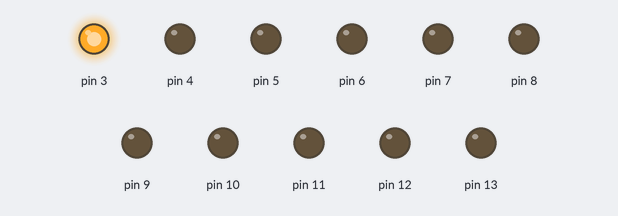
Bench run of a sketch on a simulated Arduino Uno, built with avr-gcc and run on an emulated ATmega328P. Parts: output pins drawn as LEDs (lit = HIGH).

Above: at 0.1 s.
At 0.5 s:
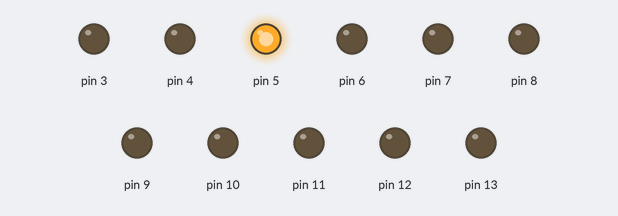
At 1.1 s:
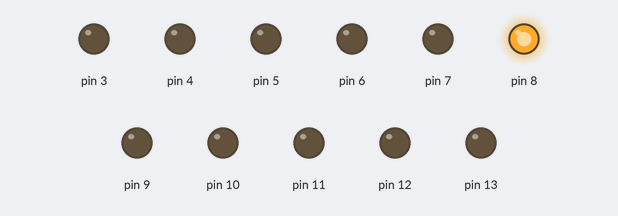
At 1.7 s:
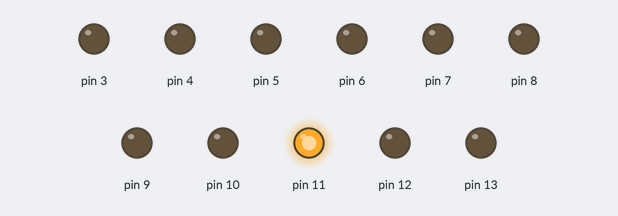
At 2.3 s:
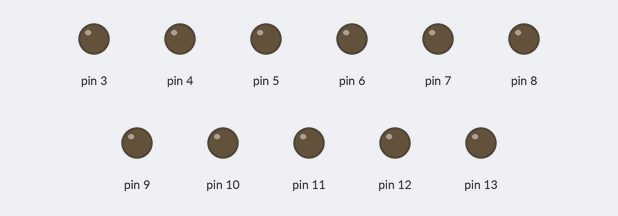
Timing chart, 0 to 3.8 s (numbered marks = the images above):
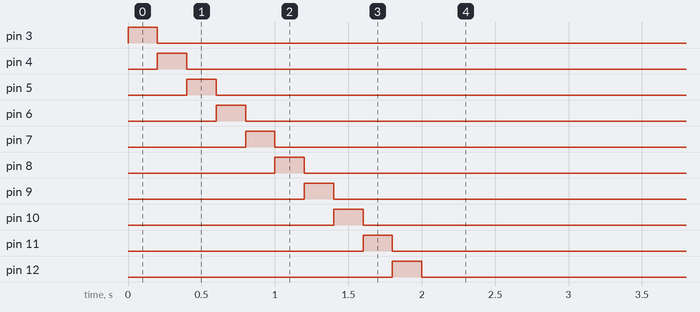

Measured:
- by itself, pin 3: LOW → HIGH at 0.00 s, → LOW 0.20 s later
- by itself, pin 4: LOW → HIGH at 0.20 s, → LOW 0.20 s later
- by itself, pin 5: LOW → HIGH at 0.40 s, → LOW 0.20 s later
- by itself, pin 6: LOW → HIGH at 0.60 s, → LOW 0.20 s later
- by itself, pin 7: LOW → HIGH at 0.80 s, → LOW 0.20 s later
- by itself, pin 8: LOW → HIGH at 1.0 s, → LOW 0.20 s later
- by itself, pin 9: LOW → HIGH at 1.2 s, → LOW 0.20 s later
- by itself, pin 10: LOW → HIGH at 1.4 s, → LOW 0.20 s later

The sketch:

week03_6_auto_for_up_for_down.ino
```cpp
//week03_6_auto_for_up_for_down

void setup() {
  // put your setup code here, to run once:
  for(int i = 3; i <= 13; i ++)
  {
    pinMode(i, OUTPUT);
  }
}

void loop() {
  // put your main code here, to run repeatedly:
  for(int i = 3; i <= 13; i ++)//小到大
  {
    for(int k = 3; k <= 13; k ++) digitalWrite(k, LOW);
    digitalWrite(i, HIGH);//輪到的pin會發亮
    delay(200);
  }

  for(int i = 13; i >= 3; i ++)//大到小
  {
    for(int k = 13; k >= 3; k ++) digitalWrite(k, LOW);
    digitalWrite(i, HIGH);//輪到的pin會發亮
    delay(200);
  }
}
```
